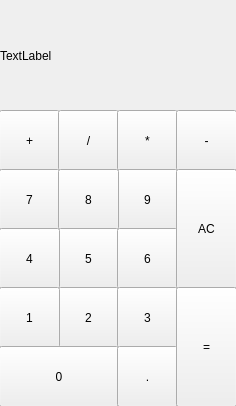
<?xml version="1.0" encoding="UTF-8"?>
<ui version="4.0">
 <class>MainWindow</class>
 <widget class="QMainWindow" name="MainWindow">
  <property name="geometry">
   <rect>
    <x>0</x>
    <y>0</y>
    <width>236</width>
    <height>406</height>
   </rect>
  </property>
  <property name="windowTitle">
   <string>MainWindow</string>
  </property>
  <widget class="QWidget" name="centralWidget">
   <widget class="QLabel" name="label">
    <property name="geometry">
     <rect>
      <x>0</x>
      <y>0</y>
      <width>241</width>
      <height>111</height>
     </rect>
    </property>
    <property name="text">
     <string>TextLabel</string>
    </property>
   </widget>
   <widget class="QPushButton" name="pushButton">
    <property name="geometry">
     <rect>
      <x>-1</x>
      <y>110</y>
      <width>61</width>
      <height>61</height>
     </rect>
    </property>
    <property name="text">
     <string>+</string>
    </property>
   </widget>
   <widget class="QPushButton" name="pushButton_2">
    <property name="geometry">
     <rect>
      <x>58</x>
      <y>110</y>
      <width>61</width>
      <height>61</height>
     </rect>
    </property>
    <property name="text">
     <string>/</string>
    </property>
   </widget>
   <widget class="QPushButton" name="pushButton_3">
    <property name="geometry">
     <rect>
      <x>117</x>
      <y>110</y>
      <width>61</width>
      <height>61</height>
     </rect>
    </property>
    <property name="text">
     <string>*</string>
    </property>
   </widget>
   <widget class="QPushButton" name="pushButton_4">
    <property name="geometry">
     <rect>
      <x>176</x>
      <y>110</y>
      <width>61</width>
      <height>61</height>
     </rect>
    </property>
    <property name="text">
     <string>-</string>
    </property>
   </widget>
   <widget class="QPushButton" name="pushButton_5">
    <property name="geometry">
     <rect>
      <x>117</x>
      <y>169</y>
      <width>61</width>
      <height>61</height>
     </rect>
    </property>
    <property name="text">
     <string>9</string>
    </property>
   </widget>
   <widget class="QPushButton" name="pushButton_6">
    <property name="geometry">
     <rect>
      <x>-1</x>
      <y>169</y>
      <width>61</width>
      <height>61</height>
     </rect>
    </property>
    <property name="text">
     <string>7</string>
    </property>
   </widget>
   <widget class="QPushButton" name="pushButton_7">
    <property name="geometry">
     <rect>
      <x>58</x>
      <y>169</y>
      <width>61</width>
      <height>61</height>
     </rect>
    </property>
    <property name="text">
     <string>8</string>
    </property>
   </widget>
   <widget class="QPushButton" name="pushButton_8">
    <property name="geometry">
     <rect>
      <x>58</x>
      <y>228</y>
      <width>61</width>
      <height>61</height>
     </rect>
    </property>
    <property name="text">
     <string>5</string>
    </property>
   </widget>
   <widget class="QPushButton" name="pushButton_9">
    <property name="geometry">
     <rect>
      <x>-1</x>
      <y>228</y>
      <width>61</width>
      <height>61</height>
     </rect>
    </property>
    <property name="text">
     <string>4</string>
    </property>
   </widget>
   <widget class="QPushButton" name="pushButton_10">
    <property name="geometry">
     <rect>
      <x>117</x>
      <y>228</y>
      <width>61</width>
      <height>61</height>
     </rect>
    </property>
    <property name="text">
     <string>6</string>
    </property>
   </widget>
   <widget class="QPushButton" name="pushButton_11">
    <property name="geometry">
     <rect>
      <x>58</x>
      <y>287</y>
      <width>61</width>
      <height>61</height>
     </rect>
    </property>
    <property name="text">
     <string>2</string>
    </property>
   </widget>
   <widget class="QPushButton" name="pushButton_12">
    <property name="geometry">
     <rect>
      <x>117</x>
      <y>287</y>
      <width>61</width>
      <height>61</height>
     </rect>
    </property>
    <property name="text">
     <string>3</string>
    </property>
   </widget>
   <widget class="QPushButton" name="pushButton_13">
    <property name="geometry">
     <rect>
      <x>-1</x>
      <y>287</y>
      <width>61</width>
      <height>61</height>
     </rect>
    </property>
    <property name="text">
     <string>1</string>
    </property>
   </widget>
   <widget class="QPushButton" name="pushButton_14">
    <property name="geometry">
     <rect>
      <x>-1</x>
      <y>346</y>
      <width>120</width>
      <height>61</height>
     </rect>
    </property>
    <property name="text">
     <string>0</string>
    </property>
   </widget>
   <widget class="QPushButton" name="pushButton_15">
    <property name="geometry">
     <rect>
      <x>117</x>
      <y>346</y>
      <width>61</width>
      <height>61</height>
     </rect>
    </property>
    <property name="text">
     <string>.</string>
    </property>
   </widget>
   <widget class="QPushButton" name="pushButton_16">
    <property name="geometry">
     <rect>
      <x>176</x>
      <y>169</y>
      <width>61</width>
      <height>120</height>
     </rect>
    </property>
    <property name="text">
     <string>AC</string>
    </property>
   </widget>
   <widget class="QPushButton" name="pushButton_17">
    <property name="geometry">
     <rect>
      <x>176</x>
      <y>287</y>
      <width>61</width>
      <height>120</height>
     </rect>
    </property>
    <property name="text">
     <string>=</string>
    </property>
   </widget>
  </widget>
 </widget>
 <layoutdefault spacing="6" margin="11"/>
 <resources/>
 <connections/>
</ui>
